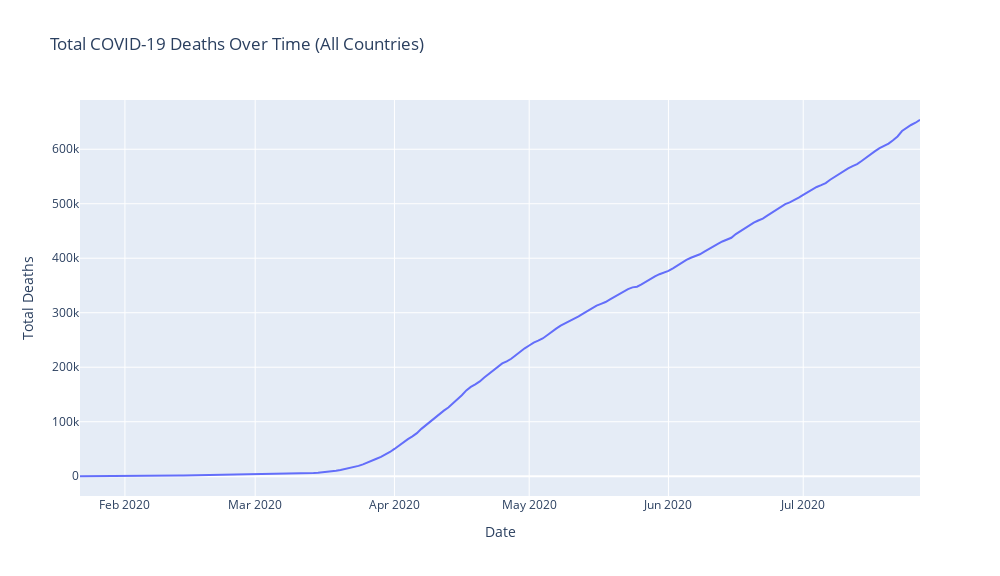

The code cell stored with this chart in its notebook:
### Code cell
fig=px.line(data_frame=total_deaths_in_countries_by_date,x=total_deaths_in_countries_by_date.index,y=total_deaths_in_countries_by_date["sum"],width=1000,height=576,
            title="Total COVID-19 Deaths Over Time (All Countries)")
fig.update_layout(
    yaxis_title="Total Deaths"
)
fig.show()

### Figure 1 — Plotly figure (JSON) as saved in the notebook; plotly's stock layout.template omitted (floating-point values rounded to 4 significant figures; data arrays with more than 128 entries replaced by an {"elided": "..."} marker saying what was removed)
{"data": [{"hovertemplate": "Date=%{x}<br>sum=%{y}<extra></extra>", "legendgroup": "", "line": {"color": "#636efa", "dash": "solid"}, "marker": {"symbol": "circle"}, "mode": "lines", "name": "", "orientation": "v", "showlegend": false, "type": "scatter", "x": {"elided": "188 str values"}, "xaxis": "x", "y": {"elided": "188 int values"}, "yaxis": "y"}], "layout": {"height": 576, "legend": {"tracegroupgap": 0}, "title": {"text": "Total COVID-19 Deaths Over Time (All Countries)"}, "width": 1000, "xaxis": {"anchor": "y", "autorange": true, "domain": [0, 1], "range": ["2020-01-22", "2020-07-27"], "title": {"text": "Date"}, "type": "date"}, "yaxis": {"anchor": "x", "autorange": true, "domain": [0, 1], "range": [-36320.0, 690400.0], "title": {"text": "Total Deaths"}, "type": "linear"}}}
